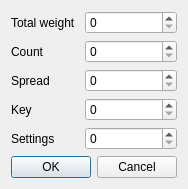
<?xml version="1.0" encoding="UTF-8"?>
<ui version="4.0">
 <class>GroupDialog</class>
 <widget class="QDialog" name="GroupDialog">
  <property name="geometry">
   <rect>
    <x>0</x>
    <y>0</y>
    <width>265</width>
    <height>198</height>
   </rect>
  </property>
  <property name="windowTitle">
   <string>Dialog</string>
  </property>
  <layout class="QFormLayout" name="formLayout">
   <property name="sizeConstraint">
    <enum>QLayout::SetFixedSize</enum>
   </property>
   <property name="horizontalSpacing">
    <number>9</number>
   </property>
   <item row="0" column="0">
    <widget class="QLabel" name="sumWeightLabel">
     <property name="text">
      <string>Total weight</string>
     </property>
    </widget>
   </item>
   <item row="0" column="1">
    <widget class="QSpinBox" name="sumWeightSpinBox">
     <property name="maximum">
      <number>99999</number>
     </property>
    </widget>
   </item>
   <item row="1" column="0">
    <widget class="QLabel" name="countLabel">
     <property name="text">
      <string>Count</string>
     </property>
    </widget>
   </item>
   <item row="1" column="1">
    <widget class="QSpinBox" name="countSpinBox">
     <property name="maximum">
      <number>99999</number>
     </property>
    </widget>
   </item>
   <item row="2" column="0">
    <widget class="QLabel" name="spreadLabel">
     <property name="text">
      <string>Spread</string>
     </property>
    </widget>
   </item>
   <item row="2" column="1">
    <widget class="QSpinBox" name="spreadSpinBox">
     <property name="maximum">
      <number>99999</number>
     </property>
    </widget>
   </item>
   <item row="3" column="0">
    <widget class="QLabel" name="keyLabel">
     <property name="text">
      <string>Key</string>
     </property>
    </widget>
   </item>
   <item row="4" column="0">
    <widget class="QLabel" name="settingsLabel">
     <property name="text">
      <string>Settings</string>
     </property>
    </widget>
   </item>
   <item row="5" column="0" colspan="2">
    <widget class="QDialogButtonBox" name="buttonBox">
     <property name="standardButtons">
      <set>QDialogButtonBox::Cancel|QDialogButtonBox::Ok</set>
     </property>
    </widget>
   </item>
   <item row="3" column="1">
    <widget class="QSpinBox" name="keySpinBox">
     <property name="maximum">
      <number>99999</number>
     </property>
    </widget>
   </item>
   <item row="4" column="1">
    <widget class="QSpinBox" name="settingsSpinBox">
     <property name="maximum">
      <number>99999</number>
     </property>
    </widget>
   </item>
  </layout>
 </widget>
 <resources/>
 <connections/>
</ui>
